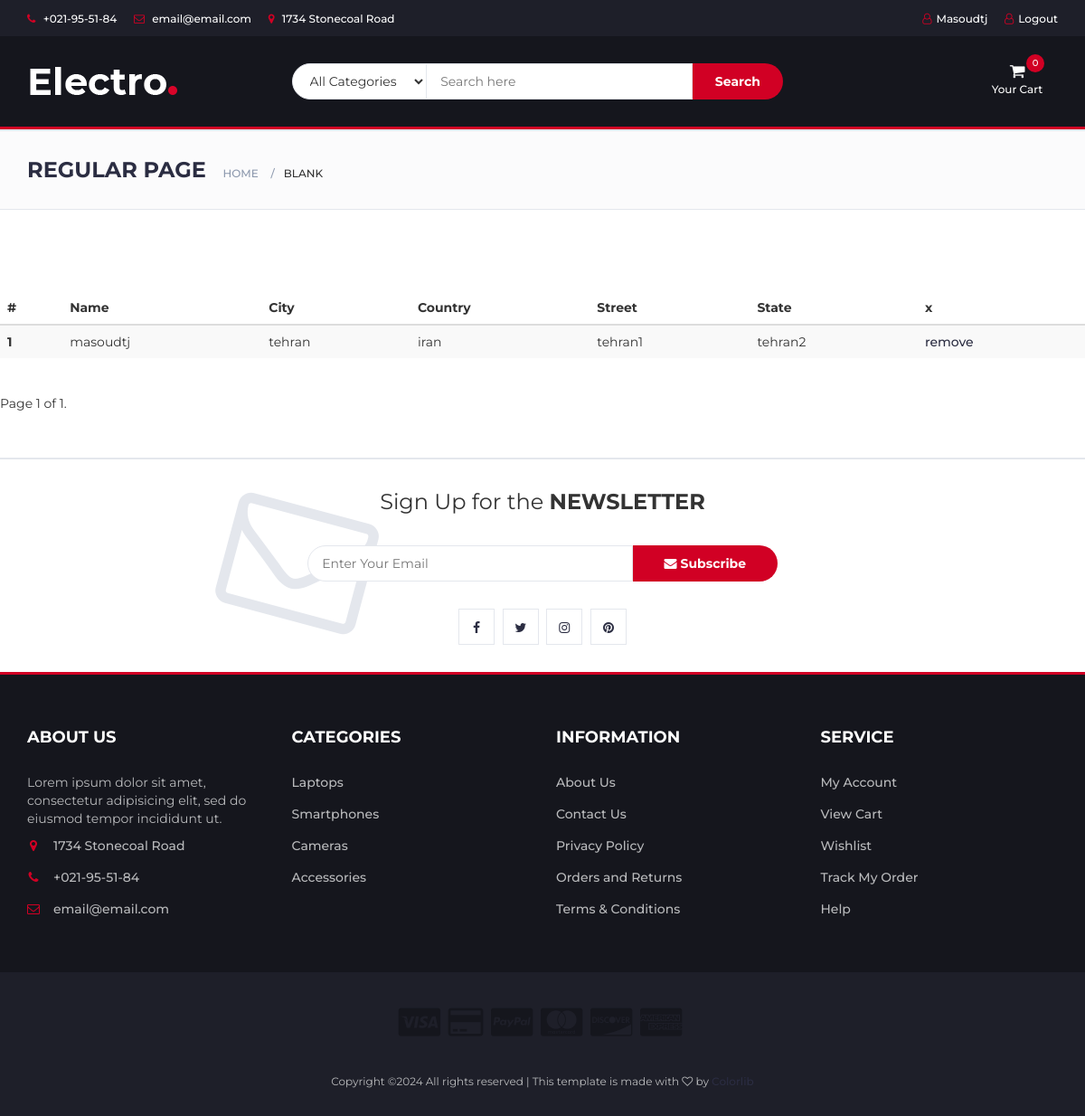
The app's page /api/v1/cart/address/ (signed in), older data.
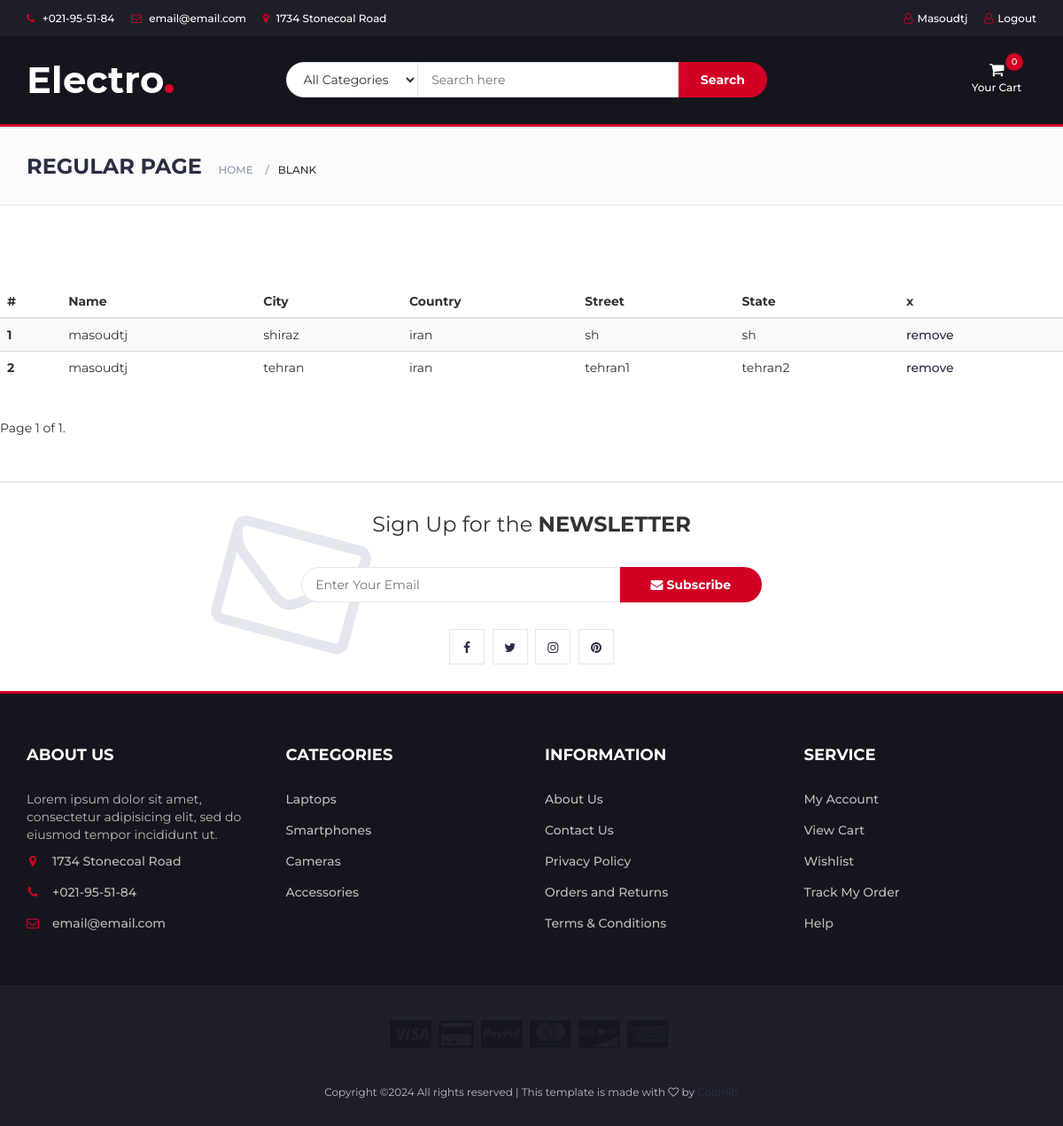
The same page, newer data.
### account/models.py (models this page shows, shortened)
class User(Base, AbstractUser):
    CUSTOMERUSER_EMPLOYEE = 'employee'
    CUSTOMERUSER_CUSTOMER = 'customer'
    CUSTOMERUSER_MANAGER = 'manager'
    CUSTOMERUSER_STATUS = (
        (CUSTOMERUSER_EMPLOYEE, 'EMPLOYEE'),
        (CUSTOMERUSER_CUSTOMER, 'CUSTOMER'),
        (CUSTOMERUSER_MANAGER, 'MANAGER')
    )
    CUSTOMERUSER_MALE = 'male'
    CUSTOMERUSER_FEMAIL = 'female'
    CUSTOMERUSER_GENDER = (
        (CUSTOMERUSER_MALE, 'MALE'),
        (CUSTOMERUSER_CUSTOMER, 'FEMALE'),
    )
    name = models.CharField(max_length=50)
    family = models.CharField(max_length=50)
    mobile_regex = RegexValidator(regex='^(\+98|0)?9\d{9}$',
                                  message="Phone number must be entered in the format: '+989199999933'.")
    phone_number = models.CharField(validators=[mobile_regex], max_length=20, unique=True)
    birthday = models.DateField(help_text='enter like 1376-10-10', null=True, blank=True)
    email = models.EmailField(unique=True)
    gender = models.CharField(max_length=10,choices=CUSTOMERUSER_GENDER,default='MALE')
    user_type = models.CharField(max_length=8, choices=CUSTOMERUSER_STATUS, default=CUSTOMERUSER_CUSTOMER)
    image = models.ImageField(upload_to='profiles/', null=True, blank=True)
    USERNAME_FIELD = 'username'
    REQUIRED_FIELDS = ['email']
    objects = CustomUserManager()
    is_active = models.BooleanField(default=False)

class Address(Base):
    user = models.ForeignKey(User, on_delete=models.CASCADE, related_name='user_address')
    city = models.CharField(max_length=20, null=True, blank=True)
    country = models.CharField(max_length=20, null=True, blank=True)
    street = models.CharField(max_length=50, null=True, blank=True)
    state = models.CharField(max_length=50, null=True, blank=True)

### order/api/v1/views.py (the view)
# urls.py: path('address/', views.ShowAddress.as_view(), name="address"),
class ShowAddress(APIView):
    def get(self, request):
        address_list = Address.objects.filter(user=request.user)
        paginator = Paginator(address_list, 10)
        page = request.GET.get('page')
        try:
            addresses = paginator.page(page)
        except PageNotAnInteger:
            addresses = paginator.page(1)
        except EmptyPage:
            addresses = paginator.page(paginator.num_pages)
        serializer_data = AddressSerializer(instance=addresses, many=True)
        context = {
            'object_list': serializer_data.data,
            'addresses': addresses
        }
        return TemplateResponse(request, 'account/address.html', context, status=status.HTTP_200_OK)

### core/models.py (called while the page is built)
    def get_queryset(self):
        return QuerySet(self.model).filter(is_deleted=False)

### order/cart2.py (called while the page is built)
    def __len__(self):
        return sum(item['quantity'] for item in self.cart.values())

    def get_total_price(self):
        return sum(int(item['price']) * int(item['quantity']) for item in self.cart.values())

### order/context_processor.py (called while the page is built)
def cart(request):
    return {'cart': CartApi(request)}

### account/templates/account/address.html (shortened to what this page needs)
{% extends 'base.html' %}
{% load static %}
{%  block content %}
<table class="table table-dark table-striped">
 <thead>
        <tr>
          <th scope="col">#</th>
          <th scope="col">Name</th>
          <th scope="col">City</th>
          <th scope="col">Country</th>
          <th scope="col">Street</th>
          <th scope="col"> State </th>
          <th scope="col"> x </th>
        </tr>
      </thead>
    {% for item in addresses %}
        <tr>
            <th scope="row">{{ forloop.counter }}</th>
            <td>{{ item.user.username }}</td>
            <td>{{ item.city }}</td>
            <td>{{ item.country }}</td>
            <td>{{ item.street }}</td>
            <td>{{ item.state }}</td>
            <td><a href="{% url 'account:delete_address' item.id %}">remove</a></td>
        </tr>
    {% endfor %}
</table>
<div class="pagination">
    <span class="step-links">
        <span class="current">
            Page {{ addresses.number }} of {{ addresses.paginator.num_pages }}.
        </span>
    </span>
</div>
{% endblock %}

### templates/base.html (shortened to what this page needs)
{% load static %}
<!DOCTYPE html>
<html lang="en">
	<head>
 		<link rel="stylesheet" href="{% static "css/bootstrap.min.css" %}"  >
        <link rel="stylesheet" href="{% static "css/slick.css" %}"  >
        <link rel="stylesheet" href="{% static "css/slick-theme.css" %}"  >
        <link  rel="stylesheet" href="{% static "css/nouislider.min.css" %}"  >
        <link  rel="stylesheet" href="{% static "css/font-awesome.min.css" %}"  >
        <link  rel="stylesheet" href="{% static "css/style.css" %}"  >
    </head>
	<body>
		<header>
			<div id="top-header">
				<div class="container">
					<ul class="header-links pull-left">
						<li><a href="#"><i class="fa fa-phone"></i> +021-95-51-84</a></li>
						<li><a href="#"><i class="fa fa-envelope-o"></i> email@email.com</a></li>
						<li><a href="#"><i class="fa fa-map-marker"></i> 1734 Stonecoal Road</a></li>
					</ul>
					<ul class="header-links pull-right">
                        {% if request.user.is_authenticated %}
                            <li><a href="{% url 'account:profile' %}"><i class="fa fa-user-o"></i>{{ request.user.username|capfirst }} </a></li>
                            <li><a href="{% url 'account:logout' %}"><i class="fa fa-user-o"></i>Logout </a></li>
                        {% else %}
                            <li><a href="{% url 'account:login' %}"><i class="fa fa-user-o"></i>Login </a></li>
                        {% endif %}
					</ul>
				</div>
			</div>
			<div id="header">
				<div class="container">
					<div class="row">
						<div class="col-md-3">
							<div class="header-logo">
								<a href="#" class="logo">
                                    <img src="{% static "img/logo.png" %}" alt="logo">
                                </a>
							</div>
						</div>
						<div class="col-md-6">
							<div class="header-search">
								<form action="{% url 'products:search' %}" method='GET'>
									<select class="input-select">
										<option value="0">All Categories</option>
									</select>
									<input class="input" placeholder="Search here" name='search' type='search'>
									<button class="search-btn">Search</button>
								</form>
							</div>
						</div>
						<div class="col-md-3 clearfix">
							<div class="header-ctn">
								<div class="dropdown">
									<a class="dropdown-toggle" data-toggle="dropdown" aria-expanded="true">
										<i class="fa fa-shopping-cart"></i>
										<span>Your Cart</span>
										<div class="qty" id="len">{{cart|length}}</div>
									</a>
								</div>
							</div>
						</div>
					</div>
				</div>
			</div>
		</header>
		<nav id="navigation">
		</nav>
		<div id="breadcrumb" class="section">
			<div class="container">
				<div class="row">
					<div class="col-md-12">
						<h3 class="breadcrumb-header">Regular Page</h3>
						<ul class="breadcrumb-tree">
							<li><a href="{% url 'core:home' %}">Home</a></li>
							<li class="active">Blank</li>
						</ul>
					</div>
				</div>
			</div>
		</div>
		<div class="section">
		</div>
{% block content %}
        {% endblock %}
		<div id="newsletter" class="section">
			<div class="container">
				<div class="row">
					<div class="col-md-12">
						<div class="newsletter">
							<p>Sign Up for the <strong>NEWSLETTER</strong></p>
							<form>
								<input class="input" type="email" placeholder="Enter Your Email">
								<button class="newsletter-btn"><i class="fa fa-envelope"></i> Subscribe</button>
							</form>
							<ul class="newsletter-follow">
								<li>
									<a href="#"><i class="fa fa-facebook"></i></a>
								</li>
								<li>
									<a href="#"><i class="fa fa-twitter"></i></a>
								</li>
								<li>
									<a href="#"><i class="fa fa-instagram"></i></a>
								</li>
								<li>
									<a href="#"><i class="fa fa-pinterest"></i></a>
								</li>
							</ul>
						</div>
					</div>
				</div>
			</div>
		</div>
		<footer id="footer">
			<div class="section">
				<div class="container">
					<div class="row">
						<div class="col-md-3 col-xs-6">
							<div class="footer">
								<h3 class="footer-title">About Us</h3>
								<p>Lorem ipsum dolor sit amet, consectetur adipisicing elit, sed do eiusmod tempor incididunt ut.</p>
								<ul class="footer-links">
									<li><a href="#"><i class="fa fa-map-marker"></i>1734 Stonecoal Road</a></li>
									<li><a href="#"><i class="fa fa-phone"></i>+021-95-51-84</a></li>
									<li><a href="#"><i class="fa fa-envelope-o"></i>email@email.com</a></li>
								</ul>
							</div>
						</div>
						<div class="col-md-3 col-xs-6">
							<div class="footer">
								<h3 class="footer-title">Categories</h3>
								<ul class="footer-links">
									<li><a href="#">Laptops</a></li>
									<li><a href="#">Smartphones</a></li>
									<li><a href="#">Cameras</a></li>
									<li><a href="#">Accessories</a></li>
								</ul>
							</div>
						</div>
						<div class="col-md-3 col-xs-6">
							<div class="footer">
								<h3 class="footer-title">Information</h3>
								<ul class="footer-links">
									<li><a href="#">About Us</a></li>
									<li><a href="#">Contact Us</a></li>
									<li><a href="#">Privacy Policy</a></li>
									<li><a href="#">Orders and Returns</a></li>
									<li><a href="#">Terms & Conditions</a></li>
								</ul>
							</div>
						</div>
						<div class="col-md-3 col-xs-6">
							<div class="footer">
								<h3 class="footer-title">Service</h3>
								<ul class="footer-links">
									<li><a href="#">My Account</a></li>
									<li><a href="#">View Cart</a></li>
									<li><a href="#">Wishlist</a></li>
									<li><a href="#">Track My Order</a></li>
									<li><a href="#">Help</a></li>
								</ul>
							</div>
						</div>
					</div>
				</div>
			</div>
			<div id="bottom-footer" class="section">
				<div class="container">
					<div class="row">
						<div class="col-md-12 text-center">
							<ul class="footer-payments">
								<li><a href="#"><i class="fa fa-cc-visa"></i></a></li>
								<li><a href="#"><i class="fa fa-credit-card"></i></a></li>
								<li><a href="#"><i class="fa fa-cc-paypal"></i></a></li>
								<li><a href="#"><i class="fa fa-cc-mastercard"></i></a></li>
								<li><a href="#"><i class="fa fa-cc-discover"></i></a></li>
								<li><a href="#"><i class="fa fa-cc-amex"></i></a></li>
							</ul>
							<span class="copyright">
								Copyright &copy;<script>document.write(new Date().getFullYear());</script> All rights reserved | This template is made with <i class="fa fa-heart-o" aria-hidden="true"></i> by <a href="https://colorlib.com" target="_blank">Colorlib</a>
							</span>
						</div>
					</div>
				</div>
			</div>
		</footer>
	</body>
</html>

Row changes from the older to the newer data that the page shows:
added Address: user.username "masoudtj", city "shiraz", country "iran", street "sh", state "sh"
